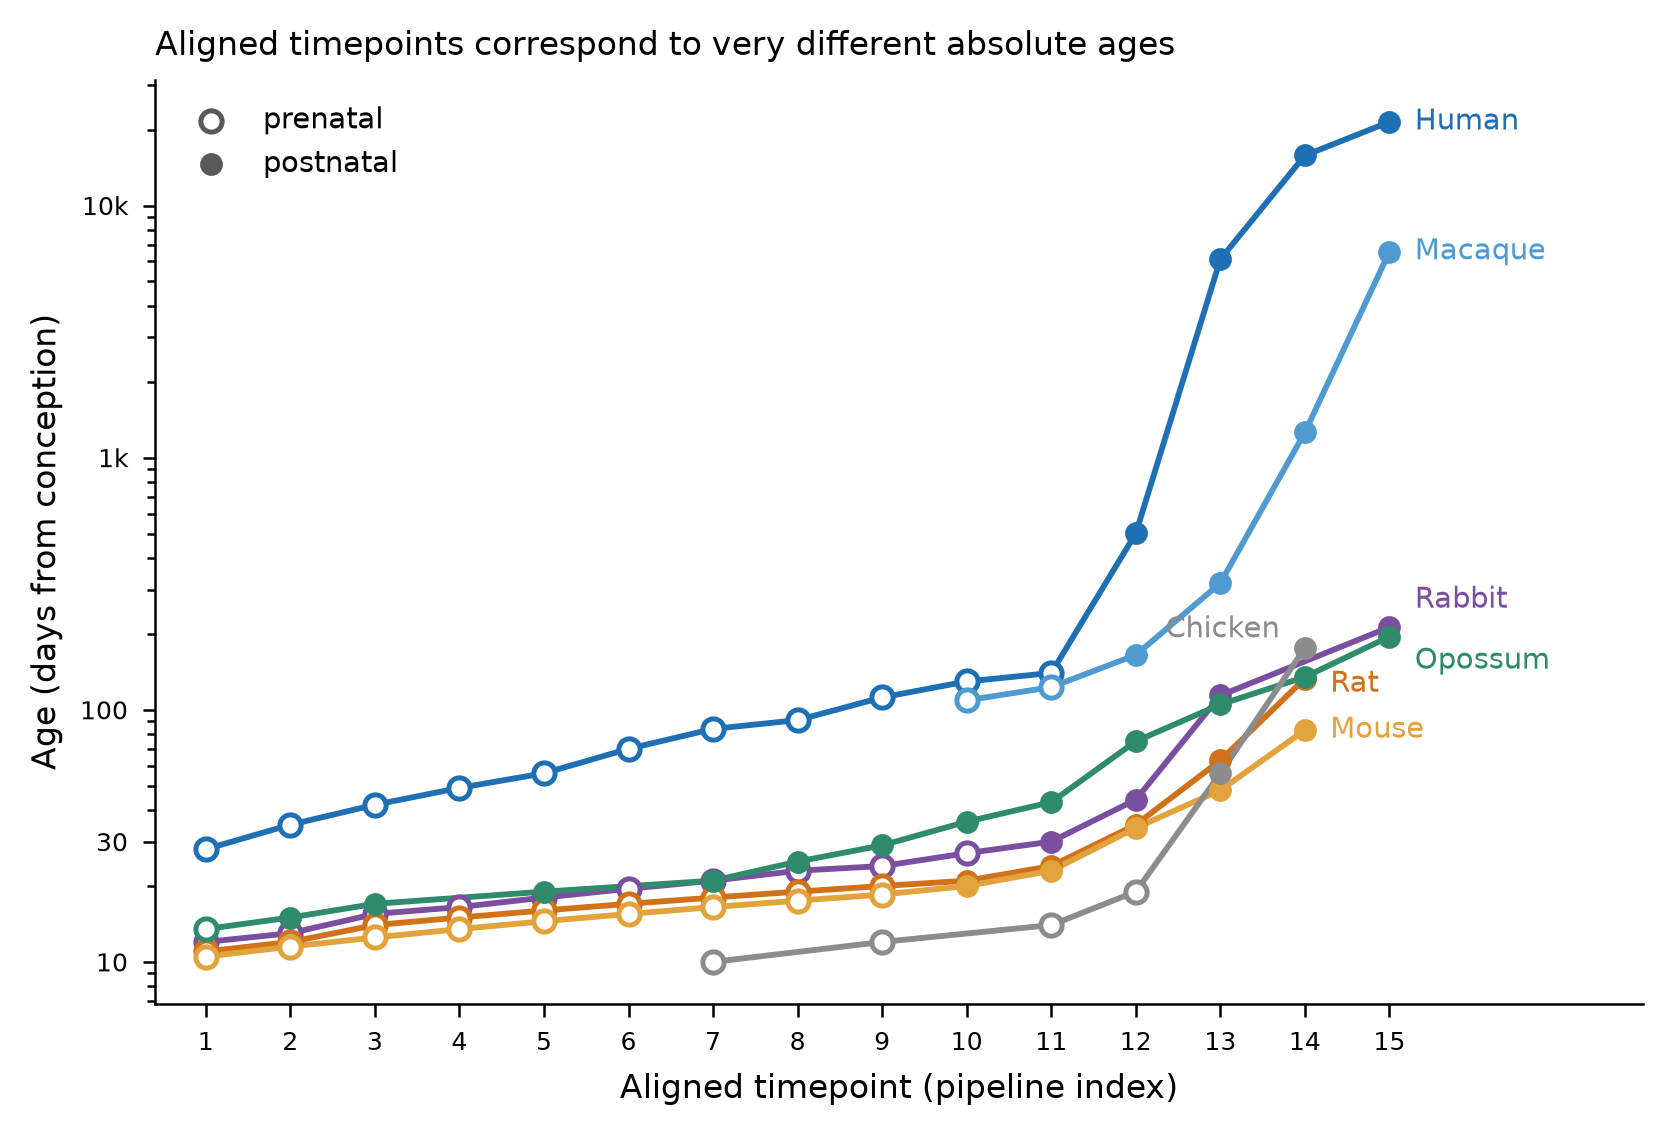

This chart was generated by the following Python code:
#!/usr/bin/env python
"""Aligned-timepoint -> absolute-age table and figure for the evo-devo panel.

Builds stage_age_table.csv from the three spliser sample manifests and renders
stage_age_alignment.png next to it. This is the one report figure with no
dependency on the AlphaGenome prediction store, which is why it lives here with
its input table rather than under devas/ with the model-evaluation figures.

Timepoint indices in the manifests are pipeline positions, not ages: each species
is aligned onto its own 1..N grid. This converts every sample's developmental
stage to days post conception (dpc) so the grids can be compared, using
species-specific gestation length to place postnatal stages.

    python stage_age_alignment.py                       # defaults below
    python stage_age_alignment.py --samples-dir DIR --out-dir DIR

Outputs (both written to --out-dir):
    stage_age_table.csv        one row per species x aligned timepoint
    stage_age_alignment.png    dpc vs aligned timepoint, log y, one line per species
"""
import argparse
import os
import re

import numpy as np
import pandas as pd
import matplotlib
matplotlib.use("Agg")
import matplotlib.pyplot as plt

SAMPLES_DIR = os.path.expanduser("~/sds/sd17d003/Anamaria/spliser/data")
MANIFESTS = ["samples.txt", "samples_hg38.txt", "samples_mmul_10.txt"]

# Gestation / incubation length in days, used to convert postnatal stages to dpc.
GEST = {"Human": 280, "Macaque": 165, "Mouse": 20, "Rat": 21,
        "Rabbit": 30, "Opossum": 15, "Chicken": 21}

SP_ORDER = ["human", "macaque", "rabbit", "rat", "mouse", "opossum", "chicken"]
SP_COL = dict(zip(SP_ORDER, ["#1f6fb4", "#4f9ad0", "#7b4fa0", "#d1721a",
                             "#e2a33c", "#2e8b6b", "#8c8c8c"]))
# Vertical nudge for the end-of-line species labels, so they don't collide.
NUDGE = {"human": 1.0, "macaque": 1.0, "rabbit": 1.28, "rat": 0.95,
         "mouse": 1.0, "opossum": 0.80, "chicken": 1.18}
# Chicken's last timepoint sits under macaque's label, so its label goes left.
LABEL_LEFT = {"chicken"}


def style():
    plt.rcParams.update({
        "font.family": "sans-serif", "font.size": 8,
        "axes.labelsize": 8, "axes.titlesize": 8,
        "xtick.labelsize": 6, "ytick.labelsize": 6, "legend.fontsize": 7,
        "axes.linewidth": 0.6, "xtick.major.width": 0.6, "ytick.major.width": 0.6,
        "xtick.major.size": 3, "ytick.major.size": 3,
        "axes.spines.top": False, "axes.spines.right": False,
        "axes.titlelocation": "left", "legend.frameon": False,
        "figure.dpi": 200, "savefig.dpi": 300,
        "pdf.fonttype": 42, "ps.fonttype": 42,
    })


def age_dpc(species, stage, detail):
    """Days post conception for one sample, from its stage label and free-text detail."""
    g = GEST[species]
    st = (stage or "").strip()
    dt = re.sub(r"\s+", " ", (detail or "").strip())

    m = re.fullmatch(r"e([\d.]+)", st)          # embryonic day
    if m:
        return float(m.group(1))
    m = re.fullmatch(r"P([\d.]+)", st)          # postnatal day
    if m:
        return g + float(m.group(1))
    m = re.fullmatch(r"([\d.]+)wpc", st)        # weeks post conception
    if m:
        return 7 * float(m.group(1))

    for rgx, f in [(r"([\d.]+) ?days?", lambda v: v),
                   (r"([\d.]+) ?weeks?", lambda v: 7 * v)]:
        m = re.fullmatch(rgx, dt)
        if m:
            return f(float(m.group(1)))
    for rgx, f in [(r"([\d.]+) ?days? post ?birth", lambda v: g + v),
                   (r"([\d.]+) ?weeks? post ?birth", lambda v: g + 7 * v),
                   (r"([\d.]+) ?months? post ?birth", lambda v: g + 30.44 * v),
                   (r"([\d.]+) ?years? post ?birth", lambda v: g + 365.25 * v)]:
        m = re.fullmatch(rgx, dt)
        if m:
            return f(float(m.group(1)))
    return float("nan")


def build_table(samples_dir):
    frames = []
    for m in MANIFESTS:
        S = pd.read_csv(os.path.join(samples_dir, m), sep="\t", dtype=str)
        S.columns = [c.replace("\ufeff", "") for c in S.columns]
        frames.append(S)
    ALL = pd.concat(frames, ignore_index=True)
    ALL["Timepoint"] = pd.to_numeric(ALL["Timepoint"], errors="coerce")

    A = ALL.dropna(subset=["Timepoint"])
    A = A[A["Species"].isin(GEST)].copy()
    A["dpc"] = [age_dpc(s, st, dt) for s, st, dt
                in zip(A["Species"], A["Developmental_stage"], A["Stage_detail"])]
    A = A.dropna(subset=["dpc"])

    AGE = (A.groupby(["Species", "Timepoint"])
            .agg(n_samples=("dpc", "size"),
                 dpc_median=("dpc", "median"),
                 dpc_min=("dpc", "min"),
                 dpc_max=("dpc", "max"),
                 dpc_geomean=("dpc", lambda v: float(np.exp(np.log(v).mean()))),
                 stages=("Developmental_stage", lambda s: ",".join(sorted(set(s)))))
            .reset_index())
    AGE["Timepoint"] = AGE["Timepoint"].astype(int)
    AGE["prenatal"] = AGE["dpc_median"] < AGE["Species"].map(GEST)
    for k in ["dpc_median", "dpc_min", "dpc_max", "dpc_geomean"]:
        AGE[k] = AGE[k].round(2)

    out = AGE.sort_values(["Species", "Timepoint"]).rename(columns={"dpc_median": "dpc"})
    out.insert(0, "species", out["Species"].str.lower())
    out["log_dpc"] = np.log(out["dpc"]).round(4)
    out["gestation_days"] = out["Species"].map(GEST)
    return out[["species", "Species", "Timepoint", "dpc", "log_dpc", "dpc_geomean",
                "dpc_min", "dpc_max", "gestation_days", "prenatal", "n_samples", "stages"]]


def fig_alignment(out, out_dir):
    fig, ax = plt.subplots(figsize=(6.4, 4.0))
    for s in SP_ORDER:
        d = out[out["species"] == s].sort_values("Timepoint")
        if d.empty:
            continue
        ax.plot(d["Timepoint"], d["dpc"], "-", color=SP_COL[s], lw=1.4, zorder=3)
        post = ~d["prenatal"]
        ax.scatter(d.loc[post, "Timepoint"], d.loc[post, "dpc"],
                   s=20, color=SP_COL[s], zorder=4)
        ax.scatter(d.loc[~post, "Timepoint"], d.loc[~post, "dpc"], s=26,
                   facecolor="white", edgecolor=SP_COL[s], linewidth=1.2, zorder=4)
        left = s in LABEL_LEFT
        ax.text(d["Timepoint"].iloc[-1] + (-0.3 if left else 0.3),
                d["dpc"].iloc[-1] * NUDGE[s], s.capitalize(), color=SP_COL[s],
                fontsize=7, va="center", ha="right" if left else "left")

    ax.set_yscale("log")
    ax.set_xlabel("Aligned timepoint (pipeline index)")
    ax.set_ylabel("Age (days from conception)")
    ax.set_title("Aligned timepoints correspond to very different absolute ages")
    ax.set_xticks(range(1, 16))
    ax.set_xlim(0.4, 18.0)
    ax.set_yticks([10, 30, 100, 1000, 10000])
    ax.set_yticklabels(["10", "30", "100", "1k", "10k"])
    ax.scatter([], [], s=26, facecolor="white", edgecolor="0.35", linewidth=1.2,
               label="prenatal")
    ax.scatter([], [], s=20, color="0.35", label="postnatal")
    ax.legend(loc="upper left")
    fig.savefig(os.path.join(out_dir, "stage_age_alignment.png"),
                dpi=300, bbox_inches="tight")
    plt.close(fig)


def main():
    p = argparse.ArgumentParser(description=__doc__,
                                formatter_class=argparse.RawDescriptionHelpFormatter)
    p.add_argument("--samples-dir", default=SAMPLES_DIR,
                   help="directory holding %s (default: %%(default)s)" % ", ".join(MANIFESTS))
    p.add_argument("--out-dir", default=os.path.dirname(os.path.abspath(__file__)),
                   help="where to write the table and figure (default: this script's directory)")
    a = p.parse_args()

    style()
    out = build_table(a.samples_dir)
    os.makedirs(a.out_dir, exist_ok=True)
    out.to_csv(os.path.join(a.out_dir, "stage_age_table.csv"), index=False)
    fig_alignment(out, a.out_dir)
    print("%d species x timepoint rows from %d samples; dpc %.0f-%.0f"
          % (len(out), out["n_samples"].sum(), out["dpc"].min(), out["dpc"].max()),
          flush=True)
    print(out.groupby("Species")
             .agg(n_tp=("Timepoint", "size"), dpc_first=("dpc", "min"),
                  dpc_last=("dpc", "max"), n_prenatal=("prenatal", "sum"))
             .to_string(), flush=True)


if __name__ == "__main__":
    main()
